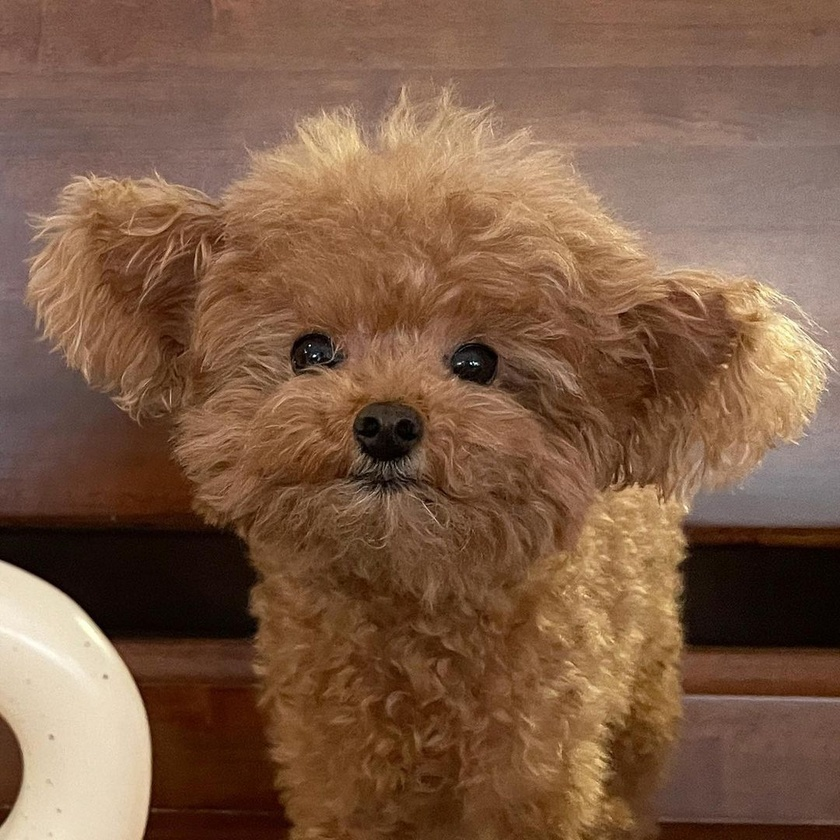
#> input picture day09/dinga.jpg, 840 x 840 px, shrunk from 1080 x 1080 before the run, found by its file name
$ python p60_opencv.py
#> lines starting #> are read from the running program, lines starting #| are printed output that depends on the picture; after the words box and inside, x2 and y2 are one past the last pixel; in counts of white or black regions, pixels touching at a corner belong together
# file: p60_opencv.py
# desc: OpenCV 이미지 처리 계속

import cv2

image = cv2.imread('./day09/dinga.jpg',cv2.IMREAD_UNCHANGED)
#> image is the input picture: shape (840, 840, 3); mean B, G, R 69.4, 92.3, 125.5
dst = cv2.flip(image, 1)    # 0 위아래 반전, 1 좌우반전
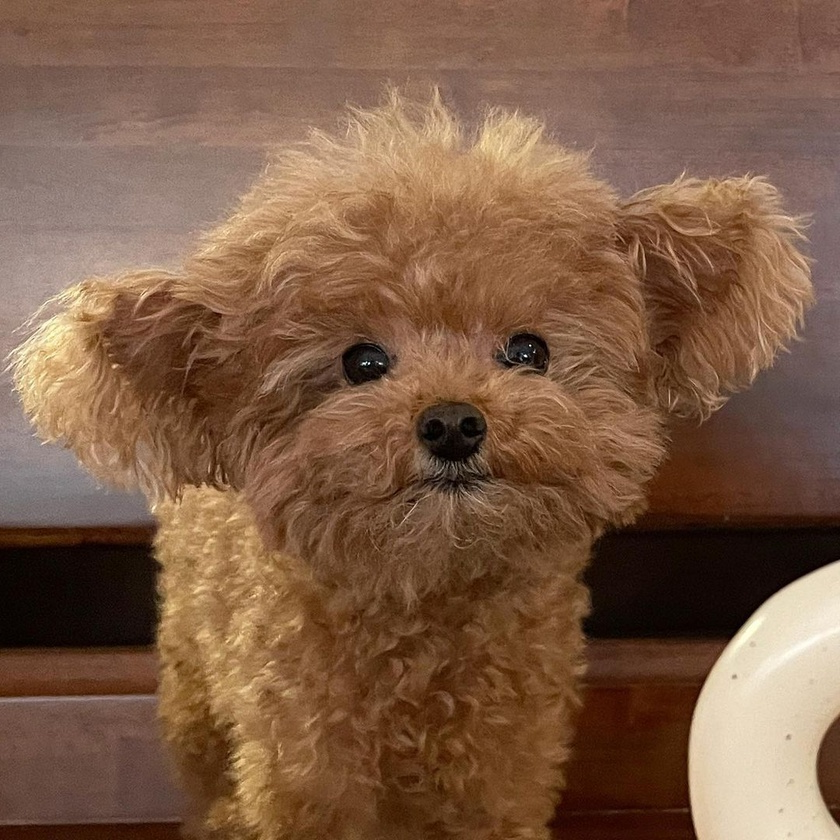
#> dst: shape (840, 840, 3); mean B, G, R 69.4, 92.3, 125.5

height, width, channel = image.shape
#> height = 840; width = 840; channel = 3
maxrix = cv2.getRotationMatrix2D((width/2, height/2), 90, 4)    # 세번째 옵션, scale -1 = CW(시계방향), 1 = CCW(반시계방향), 2이상(배율)
thrd = cv2.warpAffine(image, maxrix, (width, height))
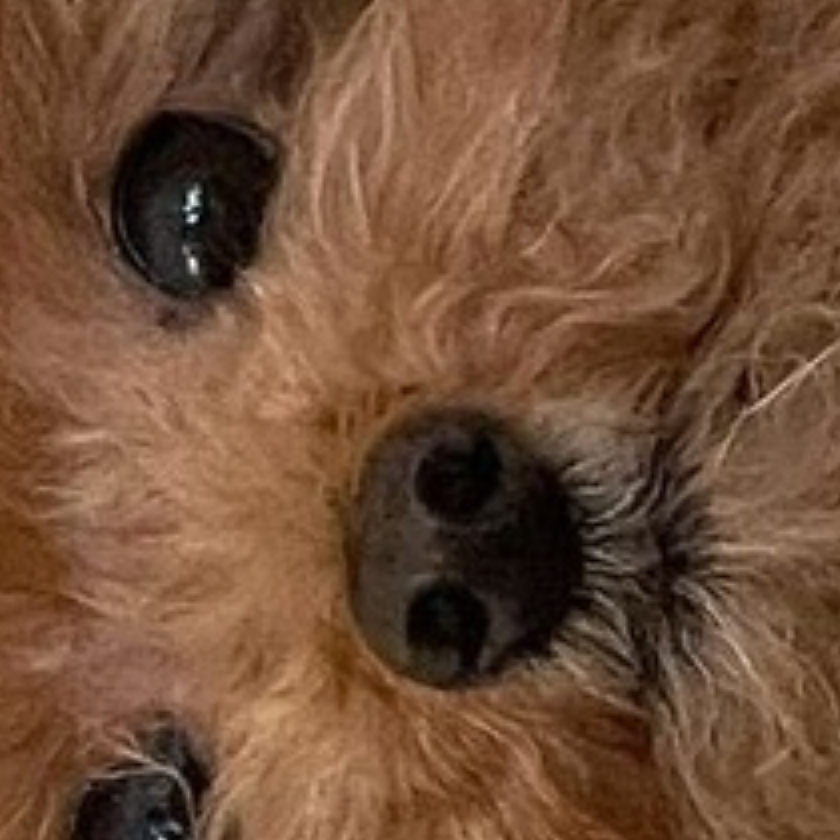
#> thrd: shape (840, 840, 3); mean B, G, R 54.7, 77.8, 111.8

reverse = cv2.bitwise_not(image)    # 역상, 반전색
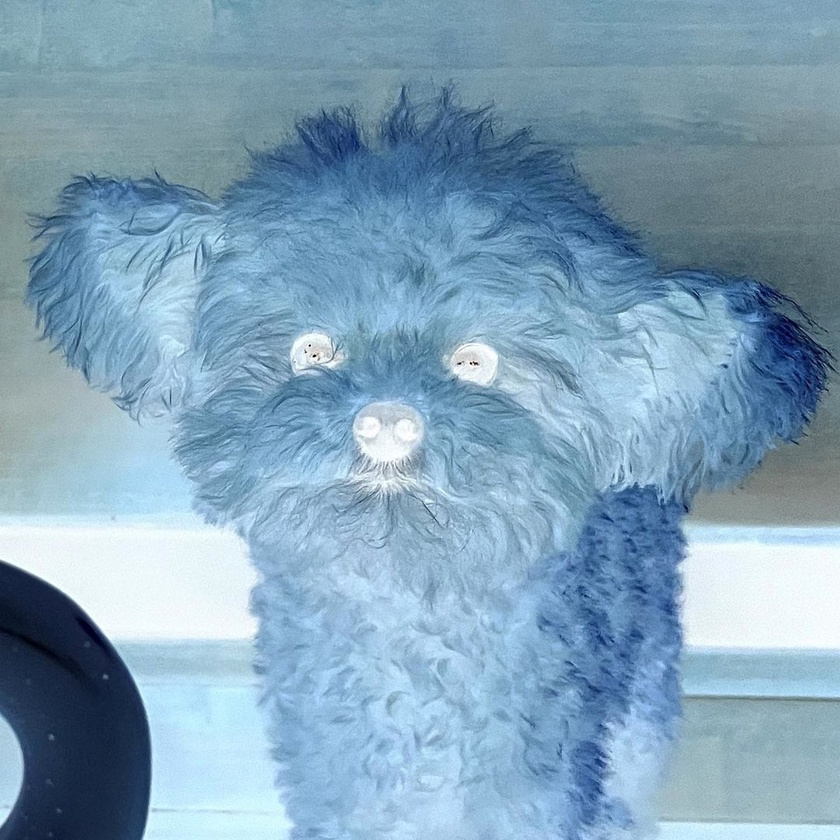
#> reverse: shape (840, 840, 3); mean B, G, R 185.6, 162.7, 129.5
gray = cv2.cvtColor(image, cv2.COLOR_BGR2GRAY) # 그레이스케일
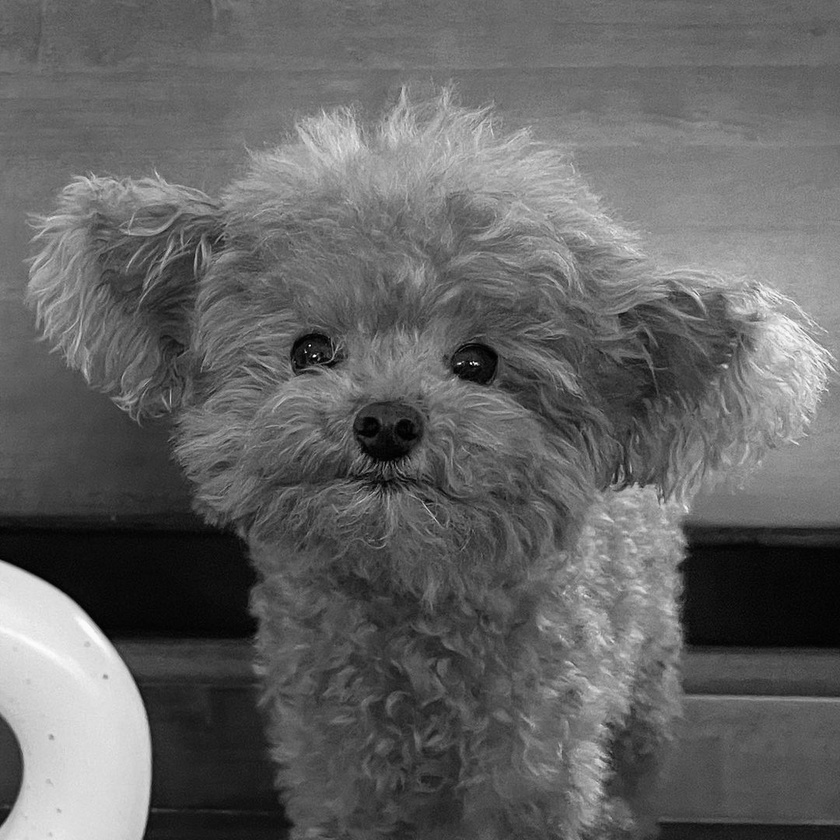
#> gray: shape (840, 840); min 0, max 255, mean 99.6
ret, bny = cv2.threshold(gray, 100, 255, cv2.THRESH_BINARY) # 이진화(0 또는 1)
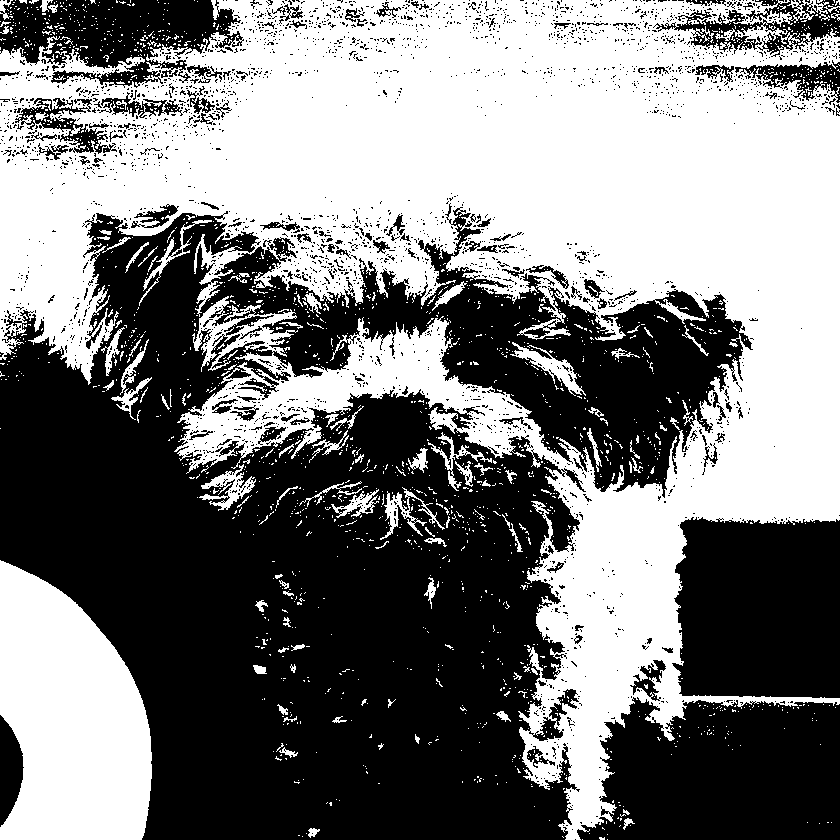
#> bny: shape (840, 840); 48.9% white; 1870 white regions (1763 under 20 px), largest, box (x1, y1, x2, y2) and area: (0, 0, 840, 840) 297114, (0, 560, 152, 840) 31992, (510, 342, 586, 396) 1008

cv2.imshow('dinga dinga ding~', image)
cv2.imshow('Flip', dst)
# cv2.imshow('Rotation', thrd)
cv2.imshow('ding ding', reverse)
cv2.imshow('Gray', gray)
cv2.imshow('Binary', bny)

cv2.waitKey(0)
cv2.destroyAllWindows()

$ run again, with day09/barabara.jpg copied over day09/dinga.jpg
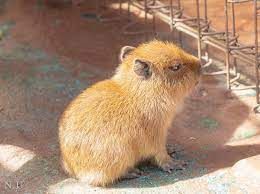
#> input picture day09/barabara.jpg, 260 x 194 px, found by its file name
#> image is the input picture: shape (194, 260, 3); mean B, G, R 114, 138.1, 168.9
#> `gray = cv2.cvtColor(image, cv2.COLOR_BGR2GRAY)`:
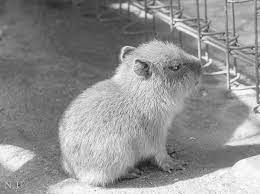
#> gray: shape (194, 260); min 17, max 254, mean 144.6
#> `ret, bny = cv2.threshold(gray, 100, 255, cv2.THRESH_BINARY)`:
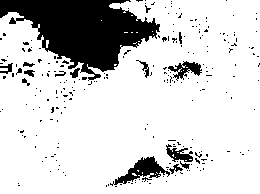
#> bny: shape (194, 260); 82% white; 243 black regions (228 under 20 px), largest, box (x1, y1, x2, y2) and area: (0, 0, 160, 81) 6740, (110, 156, 170, 186) 626, (168, 61, 202, 81) 298

$ run again, with day09/bbraa.jpg copied over day09/dinga.jpg
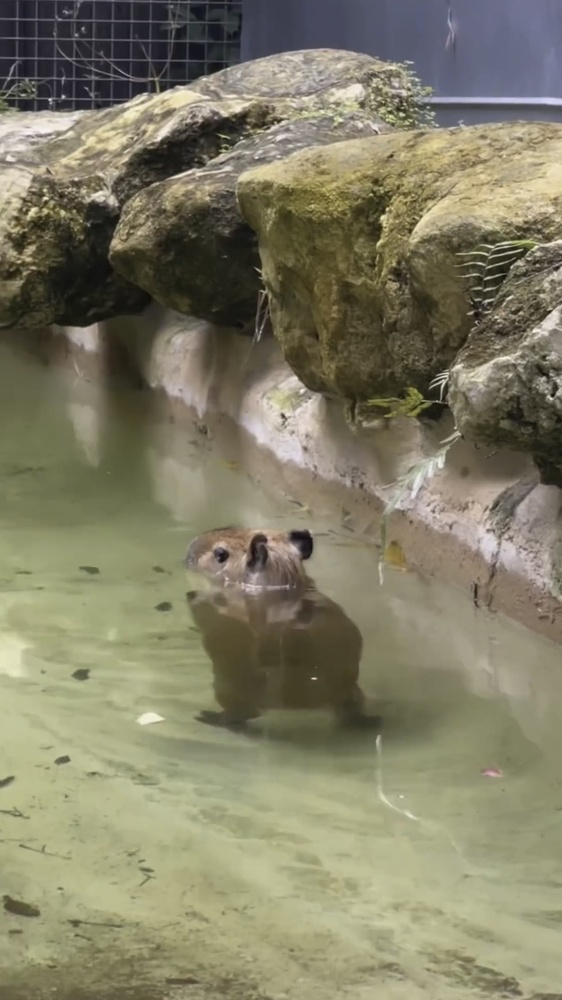
#> input picture day09/bbraa.jpg, 562 x 1000 px, shrunk from 1117 x 1986 before the run, found by its file name
#> image is the input picture: shape (1000, 562, 3); mean B, G, R 102.3, 126, 129.5
#> `gray = cv2.cvtColor(image, cv2.COLOR_BGR2GRAY)`:
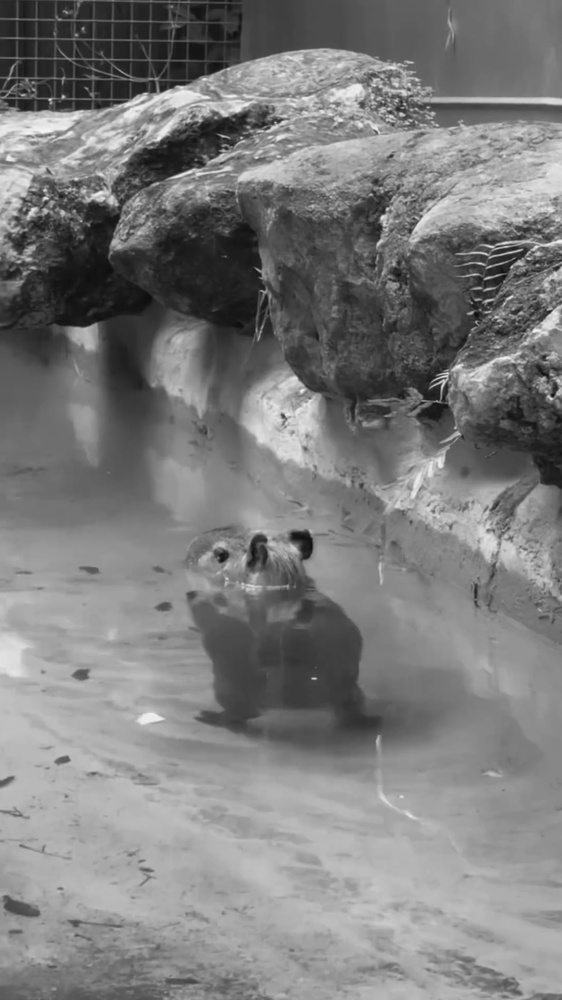
#> gray: shape (1000, 562); min 11, max 246, mean 124.4
#> `ret, bny = cv2.threshold(gray, 100, 255, cv2.THRESH_BINARY)`:
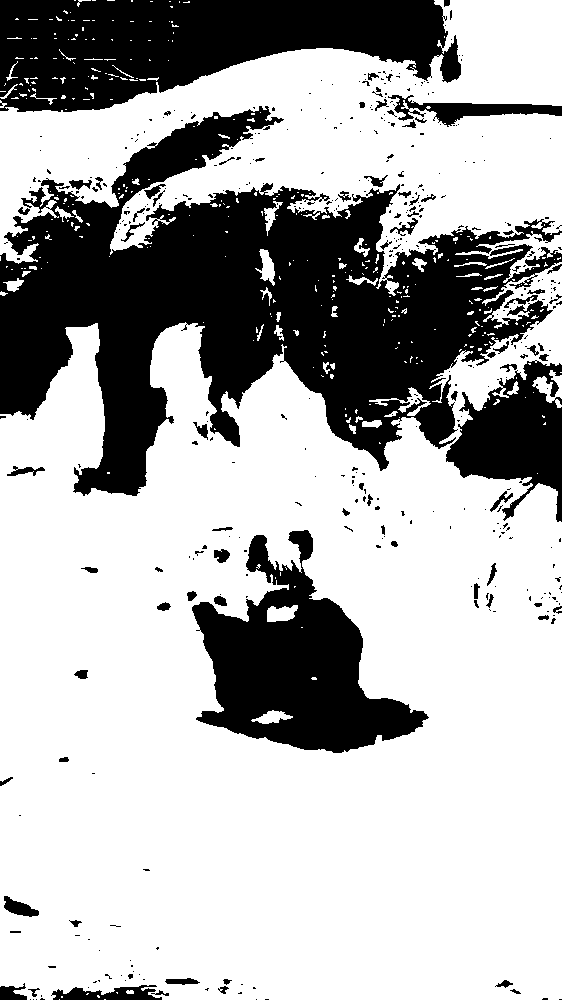
#> bny: shape (1000, 562); 68.7% white; 429 black regions (347 under 20 px), largest, box (x1, y1, x2, y2) and area: (0, 106, 562, 496) 97404, (0, 0, 461, 112) 34509, (192, 530, 429, 753) 24727

$ run again, with day09/cat.jpg copied over day09/dinga.jpg
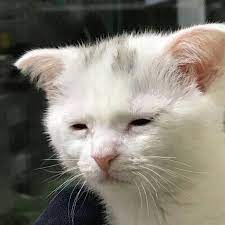
#> input picture day09/cat.jpg, 225 x 225 px, found by its file name
#> image is the input picture: shape (225, 225, 3); mean B, G, R 114.3, 124.3, 129.6
#> `reverse = cv2.bitwise_not(image)`:
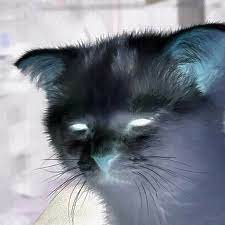
#> reverse: shape (225, 225, 3); mean B, G, R 140.7, 130.7, 125.4
#> `ret, bny = cv2.threshold(gray, 100, 255, cv2.THRESH_BINARY)`:
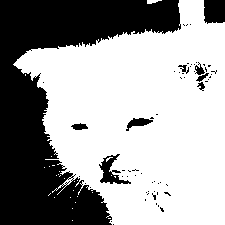
#> bny: shape (225, 225); 62.4% white; 62 black regions (53 under 20 px), largest, box (x1, y1, x2, y2) and area: (0, 0, 181, 225) 17594, (204, 0, 225, 24) 473, (99, 154, 131, 184) 376
